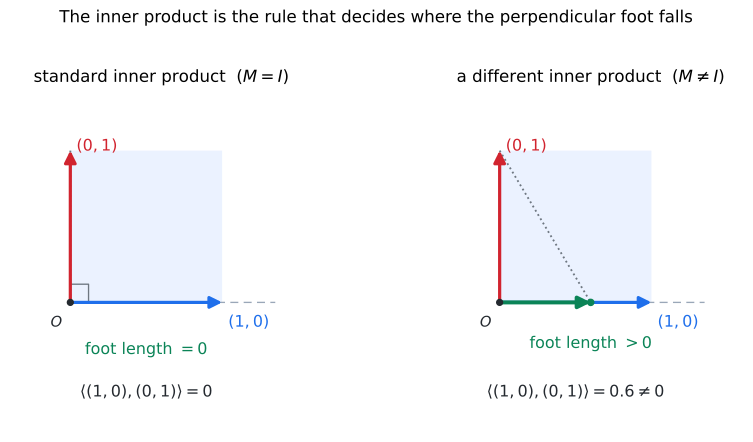

Python code for this plot:
#!/usr/bin/env python3
"""Static figure for 07강 4기 18강 — "내적은 수선의 발을 내리는 규칙을 공리로
정한다" (lecture §8). The point: in R^2 we never agreed that (1,0) and (0,1)
are orthogonal. Whether dropping the perpendicular foot of (0,1) onto (1,0)
gives length 0 (so they are "perpendicular") is NOT given by the space — it is
*chosen* by picking an inner product. Two panels show two such choices.

Left  : standard (Euclidean) inner product  <x,y> = x.y, metric M = I.
        Basis (1,0),(0,1) make a unit SQUARE; the foot of (0,1) onto (1,0) is 0,
        so the lecturer's naive guess ("projection -> 0") happens to hold.
Right : a different inner product  <x,y> = x^T M y  with M not the identity.
        Now (1,0),(0,1) are NOT orthogonal: they make a slanted PARALLELOGRAM,
        the angle between them is < 90 deg, and the foot of (0,1) onto (1,0)
        is a POSITIVE length -- so <(1,0),(0,1)> != 0. Same set of arrows,
        different "수선의 발" rule.

Reproduce:  uv run --with matplotlib --with numpy python inner-product-axiom-04-season-18-08.py
"""
from pathlib import Path
import numpy as np
import matplotlib.pyplot as plt
from matplotlib.patches import FancyArrowPatch, Polygon

OUT = Path(__file__).with_suffix(".svg")

e1 = np.array([1.0, 0.0])
e2 = np.array([0.0, 1.0])

# Two metrics. M must be symmetric positive-definite (an inner product).
# Standard inner product:
M_std = np.array([[1.0, 0.0], [0.0, 1.0]])
# A different inner product (off-diagonal != 0 => e1, e2 not orthogonal here):
M_skew = np.array([[1.0, 0.6], [0.6, 1.0]])


def inner(M, a, b):
    return a @ M @ b


def proj_len(M, a, onto):
    """signed length of the foot of perpendicular of `a` onto span(`onto`),
    measured in the geometry defined by M."""
    return inner(M, a, onto) / np.sqrt(inner(M, onto, onto))


def arrow(ax, p, color, lw=2.4, q=(0.0, 0.0)):
    ax.add_patch(FancyArrowPatch(q, p, arrowstyle="-|>", mutation_scale=18,
                                 lw=lw, color=color, shrinkA=0, shrinkB=0, zorder=5))


def panel(ax, M, title, perp):
    # parallelogram spanned by e1, e2 (always the literal square of arrows;
    # what changes is the *angle the inner product reads off them*).
    ax.add_patch(Polygon([(0, 0), e1, e1 + e2, e2], closed=True,
                         facecolor="#dbe7ff", edgecolor="none", alpha=0.55, zorder=0))
    arrow(ax, e1, "#1f6feb")          # (1,0)
    arrow(ax, e2, "#d1242f")          # (0,1)

    # foot of perpendicular of e2 onto span(e1), in geometry M.
    c = inner(M, e2, e1) / inner(M, e1, e1)   # coordinate along e1
    foot = c * e1
    pl = proj_len(M, e2, e1)                  # length of that projection
    ax.plot([0, 1.35], [0, 0], color="#9aa7b8", lw=1.0, ls=(0, (6, 4)), zorder=1)
    if perp:
        # genuinely perpendicular: dotted drop is straight down, foot at origin
        ax.plot([e2[0], foot[0]], [e2[1], foot[1]], color="#6e7781", lw=1.4, ls=":", zorder=2)
        # right-angle marker at O
        s = 0.12
        ax.plot([s, s, 0], [0, s, s], color="#6e7781", lw=1.0, zorder=3)
        ax.text(0.5, -0.34, r"foot length $=0$", color="#0b8457", fontsize=12, ha="center")
        ax.text(0.5, -0.62, r"$\langle(1,0),(0,1)\rangle=0$", color="#24292f", fontsize=12, ha="center")
    else:
        # not perpendicular: foot lands at positive c on the e1 axis
        ax.plot([e2[0], foot[0]], [e2[1], foot[1]], color="#6e7781", lw=1.4, ls=":", zorder=2)
        arrow(ax, foot, "#0b8457", 3.0)       # the nonzero foot
        ax.scatter([foot[0]], [foot[1]], s=22, color="#0b8457", zorder=6)
        ax.text(foot[0], -0.30, r"foot length $>0$", color="#0b8457", fontsize=12, ha="center")
        ax.text(0.5, -0.62, r"$\langle(1,0),(0,1)\rangle=%.1f\neq0$" % inner(M, e1, e2),
                color="#24292f", fontsize=12, ha="center")

    ax.scatter([0], [0], s=20, color="#24292f", zorder=7)
    ax.text(-0.13, -0.16, r"$O$", fontsize=11, color="#24292f")
    ax.text(e1[0] + 0.04, e1[1] - 0.16, r"$(1,0)$", color="#1f6feb", fontsize=12)
    ax.text(e2[0] + 0.04, e2[1], r"$(0,1)$", color="#d1242f", fontsize=12)
    ax.set_title(title, fontsize=12.5)
    ax.set_xlim(-0.4, 1.6)
    ax.set_ylim(-0.85, 1.4)
    ax.set_aspect("equal")
    ax.set_xticks([]); ax.set_yticks([])
    for sp in ax.spines.values():
        sp.set_visible(False)


fig, (axL, axR) = plt.subplots(1, 2, figsize=(9.2, 4.6))
panel(axL, M_std, r"standard inner product  ($M=I$)", perp=True)
panel(axR, M_skew, r"a different inner product  ($M\neq I$)", perp=False)
fig.suptitle(r"The inner product is the rule that decides where the perpendicular foot falls",
             fontsize=12.5, y=0.99)
fig.tight_layout(rect=(0, 0, 1, 0.96))
fig.savefig(OUT, format="svg", bbox_inches="tight")
print(f"wrote {OUT}")
print(f"  std : <(1,0),(0,1)> = {inner(M_std, e1, e2):.3f}  (foot length {proj_len(M_std, e2, e1):.3f})")
print(f"  skew: <(1,0),(0,1)> = {inner(M_skew, e1, e2):.3f}  (foot length {proj_len(M_skew, e2, e1):.3f})")
assert abs(inner(M_std, e1, e2)) < 1e-9
assert inner(M_skew, e1, e2) > 0
# both metrics must be valid inner products (symmetric positive-definite)
for M in (M_std, M_skew):
    assert np.allclose(M, M.T)
    assert np.all(np.linalg.eigvalsh(M) > 0)
